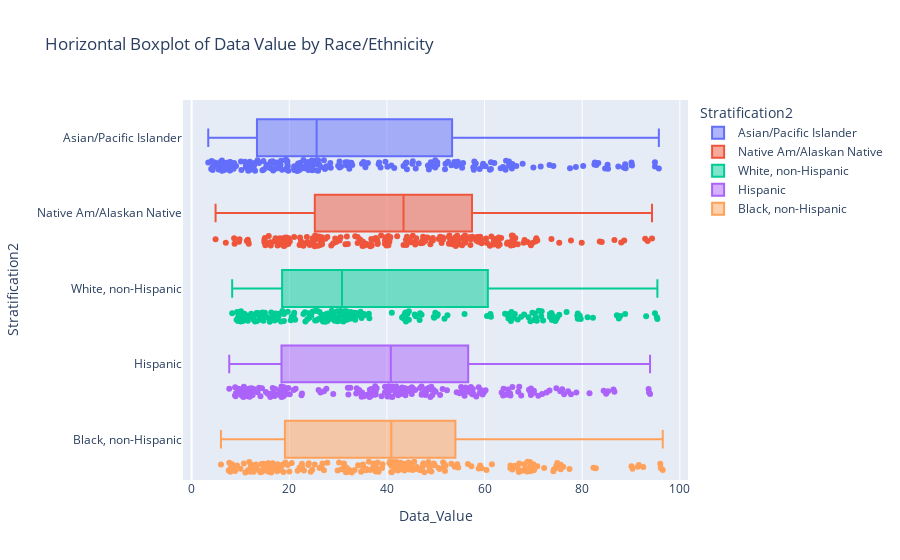

The notebook cell this image was saved under:
### Code cell
df_cleaned_filtered = df_cleaned[
  (df_cleaned['Data_Value_Unit'] == '%') & 
  (df_cleaned['Stratification1'] == 'Overall') &
  (df_cleaned['LocationAbbr'] == 'US') &
  (df_cleaned['StratificationCategory2'] == 'Race/Ethnicity')
  ] 

# Creating a horizontal boxplot
fig = px.box(df_cleaned_filtered, y='Stratification2', x='Data_Value', 
             color='Stratification2',  # This adds different colors for each ethnicity/race
             hover_data=['Topic'],  # This sets the hover name to 'Topic'
             orientation='h',  # This makes the boxplot horizontal
             title='Horizontal Boxplot of Data Value by Race/Ethnicity',
             points='all'
             )

# Show the figure
fig.show()

### Figure 1 — Plotly figure (JSON) as saved in the notebook; plotly's stock layout.template omitted (floating-point values rounded to 4 significant figures; data arrays with more than 128 entries replaced by an {"elided": "..."} marker saying what was removed)
{"data": [{"alignmentgroup": "True", "boxpoints": "all", "customdata": {"elided": "213x1 str values"}, "hovertemplate": "Stratification2=%{y}<br>Data_Value=%{x}<br>Topic=%{customdata[0]}<extra></extra>", "legendgroup": "Asian/Pacific Islander", "marker": {"color": "#636efa"}, "name": "Asian/Pacific Islander", "notched": false, "offsetgroup": "Asian/Pacific Islander", "orientation": "h", "showlegend": true, "type": "box", "x": {"elided": "213 float values"}, "x0": " ", "xaxis": "x", "y": {"elided": "213 str values"}, "y0": " ", "yaxis": "y"}, {"alignmentgroup": "True", "boxpoints": "all", "customdata": {"elided": "213x1 str values"}, "hovertemplate": "Stratification2=%{y}<br>Data_Value=%{x}<br>Topic=%{customdata[0]}<extra></extra>", "legendgroup": "Native Am/Alaskan Native", "marker": {"color": "#EF553B"}, "name": "Native Am/Alaskan Native", "notched": false, "offsetgroup": "Native Am/Alaskan Native", "orientation": "h", "showlegend": true, "type": "box", "x": {"elided": "213 float values"}, "x0": " ", "xaxis": "x", "y": {"elided": "213 str values"}, "y0": " ", "yaxis": "y"}, {"alignmentgroup": "True", "boxpoints": "all", "customdata": {"elided": "213x1 str values"}, "hovertemplate": "Stratification2=%{y}<br>Data_Value=%{x}<br>Topic=%{customdata[0]}<extra></extra>", "legendgroup": "White, non-Hispanic", "marker": {"color": "#00cc96"}, "name": "White, non-Hispanic", "notched": false, "offsetgroup": "White, non-Hispanic", "orientation": "h", "showlegend": true, "type": "box", "x": {"elided": "213 float values"}, "x0": " ", "xaxis": "x", "y": {"elided": "213 str values"}, "y0": " ", "yaxis": "y"}, {"alignmentgroup": "True", "boxpoints": "all", "customdata": {"elided": "213x1 str values"}, "hovertemplate": "Stratification2=%{y}<br>Data_Value=%{x}<br>Topic=%{customdata[0]}<extra></extra>", "legendgroup": "Hispanic", "marker": {"color": "#ab63fa"}, "name": "Hispanic", "notched": false, "offsetgroup": "Hispanic", "orientation": "h", "showlegend": true, "type": "box", "x": {"elided": "213 float values"}, "x0": " ", "xaxis": "x", "y": {"elided": "213 str values"}, "y0": " ", "yaxis": "y"}, {"alignmentgroup": "True", "boxpoints": "all", "customdata": {"elided": "213x1 str values"}, "hovertemplate": "Stratification2=%{y}<br>Data_Value=%{x}<br>Topic=%{customdata[0]}<extra></extra>", "legendgroup": "Black, non-Hispanic", "marker": {"color": "#FFA15A"}, "name": "Black, non-Hispanic", "notched": false, "offsetgroup": "Black, non-Hispanic", "orientation": "h", "showlegend": true, "type": "box", "x": {"elided": "213 float values"}, "x0": " ", "xaxis": "x", "y": {"elided": "213 str values"}, "y0": " ", "yaxis": "y"}], "layout": {"boxmode": "overlay", "legend": {"title": {"text": "Stratification2"}, "tracegroupgap": 0}, "title": {"text": "Horizontal Boxplot of Data Value by Race/Ethnicity"}, "xaxis": {"anchor": "y", "domain": [0, 1], "title": {"text": "Data_Value"}}, "yaxis": {"anchor": "x", "categoryarray": ["Black, non-Hispanic", "Hispanic", "White, non-Hispanic", "Native Am/Alaskan Native", "Asian/Pacific Islander"], "categoryorder": "array", "domain": [0, 1], "title": {"text": "Stratification2"}}}}
